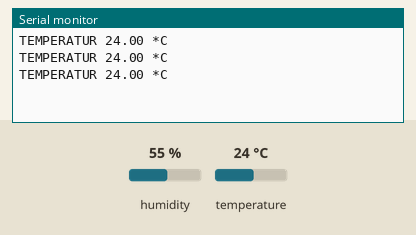
This sketch was run on a simulated Arduino Uno, built with avr-gcc and run on an emulated ATmega328P. Parts: the last lines printed to the serial monitor. Inputs (shaded band) come from the test bench; at power-on: temperature 24 °C, humidity 55 %.

Above: at 2.8 s.
2.9 s: temperature set to 12 °C
At 4.8 s:
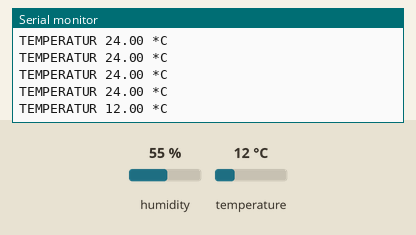
5.6 s: temperature set to 19 °C
At 6.8 s:
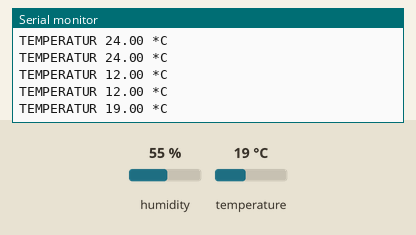
Timing chart, 0 to 8.6 s (numbered marks = the images above; inputs shaded):
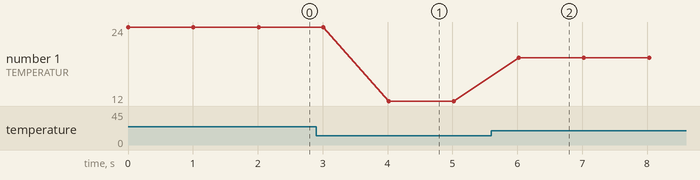

Measured:
- after the input at 2.9 s, the serial monitor: prints a new line after 1.1 s (image 1)
- after the input at 5.6 s, the serial monitor: prints a new line after 0.42 s (image 2)
- plotted number 1: 24 → 12 after the input at 2.9 s, 12 → 19 after the input at 5.6 s

The sketch:

sketch.ino
```cpp
#include <DHT.h>
#define DHTPIN 8
#define DHTTYPE DHT22

DHT dht (DHTPIN, DHTTYPE);

void setup() {
  // put your setup code here, to run once:
  Serial.begin(9600);
  dht.begin();
}

void loop() {
// put your main code here, to run repeatedly:
  float temp = dht.readTemperature();

//Menampilkan di serial monitor
  Serial.print("TEMPERATUR ");
  Serial.print(temp);
  Serial.println(" *C");

  delay(1000);
}
```
